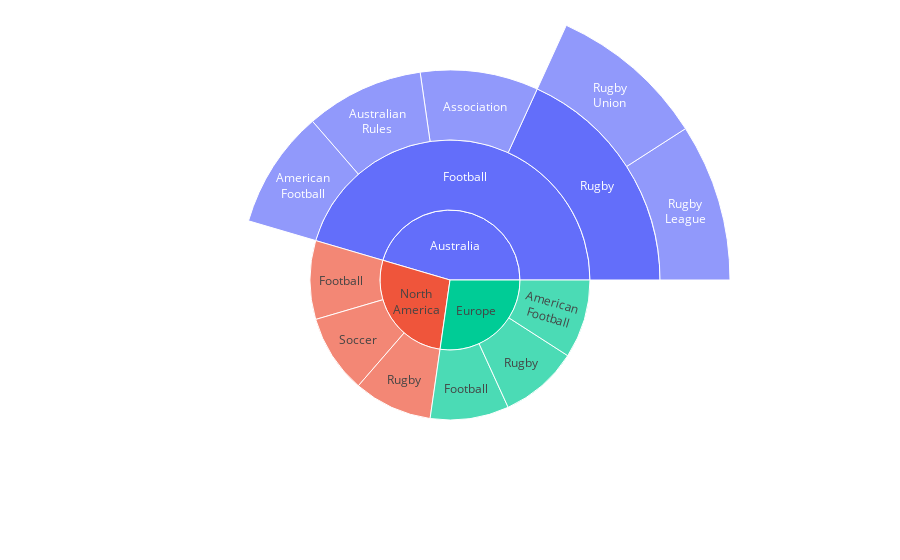

Write notebook code for a chart like this one.
### Code cell
import requests
from pandas import DataFrame
import plotly.graph_objects as go


fig =go.Figure(go.Sunburst(
 ids=[
    "North America", "Europe", "Australia", "North America - Football", "Soccer",
    "North America - Rugby", "Europe - Football", "Rugby",
    "Europe - American Football","Australia - Football", "Association",
    "Australian Rules", "Autstralia - American Football", "Australia - Rugby",
    "Rugby League", "Rugby Union"
  ],
  labels= [
    "North<br>America", "Europe", "Australia", "Football", "Soccer", "Rugby",
    "Football", "Rugby", "American<br>Football", "Football", "Association",
    "Australian<br>Rules", "American<br>Football", "Rugby", "Rugby<br>League",
    "Rugby<br>Union"
  ],
  parents=[
    "", "", "", "North America", "North America", "North America", "Europe",
    "Europe", "Europe","Australia", "Australia - Football", "Australia - Football",
    "Australia - Football", "Australia - Football", "Australia - Rugby",
    "Australia - Rugby"
  ],
))
fig.update_layout(margin = dict(t=0, l=0, r=0, b=0))

fig.show()
headers = {
  'Accept': 'application/json'
}


groupings = {
    'oil' : ['fossil fuels', 'oil'],
    'coal' : ['fossil fuels', 'coal'],
    'gas' : ['fossil fuels', 'gas'],
    'wind' : ['clean renewables', 'wind'],
    'solar' : ['clean renewables', 'solar'],
    'hydro' : ['clean renewables', 'hydro'],
    'nuclear' : ['nuclear', None],
    'biomass' : ['biomass', None],
    'imports' : ['imports', None],
    'other' : ['other', None]
}


color_discrete_map = {
    'oil' : 'red',
    'coal' : 'red',
    'gas' : 'red',
    'wind' :'blue' ,
    'solar' : 'blue',
    'hydro' : 'blue',
    'nuclear' : 'yellow',
    'biomass' : 'yellow',
    'imports' : 'yellow',
    'other' : 'yellow'
}
def transform_mix(gm):
    groups = list()
    labels = list()
    values = list()
    for y  in gm:
        k = groupings[y['fuel']]
        groups.append(k[0])
        labels.append(k[1])
        values.append(y['perc'])
    d = {'grouping':groups, 'fuel': labels, 'perc':values}
    return DataFrame(data=d)

def sunburst_chart(vals, name):
    fig = px.sunburst(vals, path=['groupings', 'fuel'], values='perc', title=('Generation mix for ' + name), color='groupings',
                  color_discrete_map=color_discrete_map)
    fig.show()


def analyse_mix(gm):
    ff = "fossil fuels"
    return gm.query("grouping = @ff")
    
f_op = open("explicit_outward_postcodes.txt","r") 

f_pd = open("postcode_districts_filtered.csv", "r")

pd_lines = list(map(lambda x: x.split(','), f_pd.readlines()))

f_out = open("output.csv", "w")

info = {}

for line in pd_lines:
    info[line[0]] = line[1:]

intensities = list()
outward_postcodes = list(map(lambda a: a.strip(), f_op.readlines()))
keys = set(info.keys())

output = []

for op in outward_postcodes:
    if op in keys:
        print(op)
        r = requests.get('https://api.carbonintensity.org.uk/regional/postcode/' + op, params={}, headers = headers)
        data = r.json()['data'][0]['data'][0]
        frame = transform_mix(data['generationmix'])
        analyse_mix(frame)
        intensity = data['intensity']['forecast']
        information = info[op]
        location = [information[0], information[1]]
        print(location)
        print(intensity)
        output.append([op, str(intensity), location[0], location[1]])
output.insert(0,["opd", "intensity", "%clean","%renewable" "%carbonfree",  "%cleanrenewable", "lat", "lon"])


f_out.write('\n'.join(list(map(lambda x: ','.join(x), output))))
f_out.close()

### Figure 1 — Plotly figure (JSON) as saved in the notebook; plotly's stock layout.template omitted (floating-point values rounded to 4 significant figures)
{"data": [{"ids": ["North America", "Europe", "Australia", "North America - Football", "Soccer", "North America - Rugby", "Europe - Football", "Rugby", "Europe - American Football", "Australia - Football", "Association", "Australian Rules", "Autstralia - American Football", "Australia - Rugby", "Rugby League", "Rugby Union"], "labels": ["North<br>America", "Europe", "Australia", "Football", "Soccer", "Rugby", "Football", "Rugby", "American<br>Football", "Football", "Association", "Australian<br>Rules", "American<br>Football", "Rugby", "Rugby<br>League", "Rugby<br>Union"], "parents": ["", "", "", "North America", "North America", "North America", "Europe", "Europe", "Europe", "Australia", "Australia - Football", "Australia - Football", "Australia - Football", "Australia - Football", "Australia - Rugby", "Australia - Rugby"], "type": "sunburst"}], "layout": {"margin": {"b": 0, "l": 0, "r": 0, "t": 0}}}
